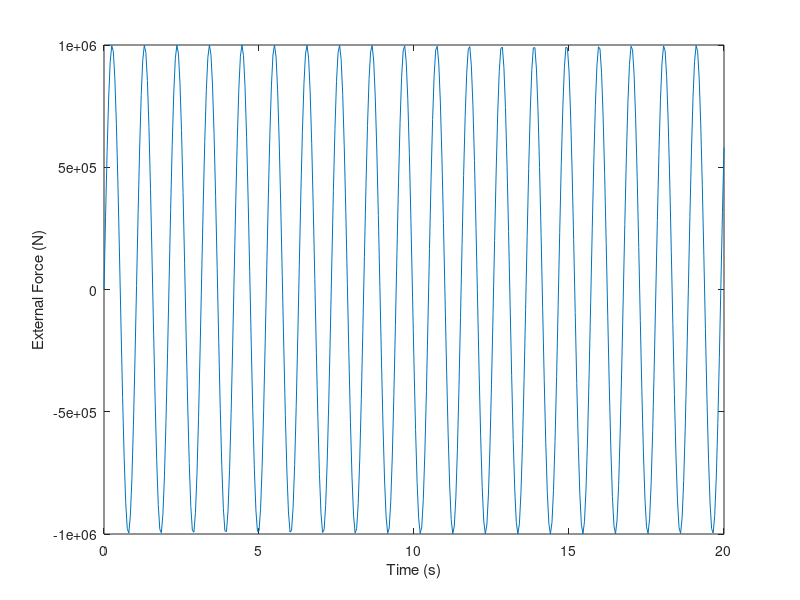

Source code (MATLAB):
% ここ構造モデル

% 質量m [kg]
m = 2*10^6;

% 減衰定数c
c = 0.02;

% ばね定数k [N/m]
k = 5*10^6 / (10/200);

% 固有周期系角速度（rad/s）
w = (k/m)^0.5;

% 固有周期T [s]
T = 2*pi/w;



% ここ外力 p0 * sin(wp*t)

% 外力の振幅 [N]
p0 = 1*10^6;

% 外力の角速度 [rad/s]
wp = 6;

% 外力の周期 [s]
Tp = 2*pi/wp;



% ここ応答計算

% 固有振動形角速度比 β
beta = wp/w;

% 振幅G
G = (p0/k)/(1-beta^2);

% 時刻 t
t = 0:0.05:20;

% 外力プロット p
p = p0*sin(wp*t);

plot(t,p)
xlabel('Time (s)')
ylabel('External Force (N)')

print -dpng ./04/figure1
